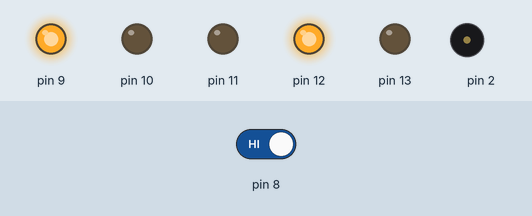
A sketch run on a simulated Arduino Uno, built with avr-gcc and run on an emulated ATmega328P. Shown: output pins drawn as LEDs (lit = HIGH), buzzer (waves = sounding). The inputs (shaded band) are chosen by the test bench; at power-on: pin 8 HIGH.

Above: at 2.8 s.
2.9 s: pin 8 driven LOW
At 4.4 s:
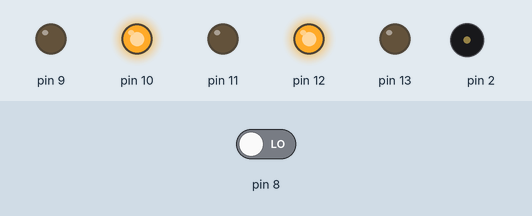
At 5.8 s:
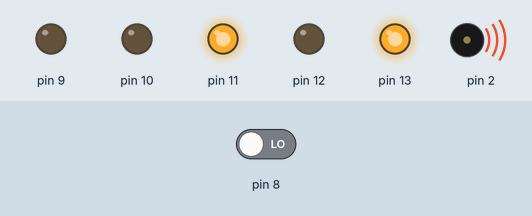
Timing chart, 0 to 7.3 s (numbered marks = the images above; inputs shaded):
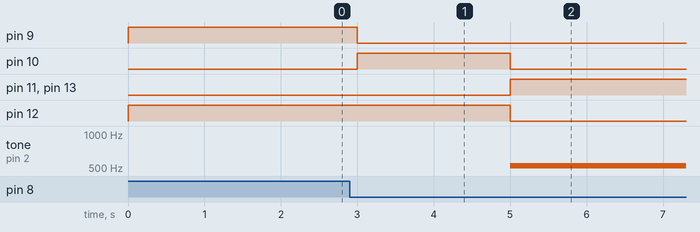

The sketch:

semaforo.ino
```cpp
// C++ code
//
int tempo = 0;

void setup()
{
  pinMode(8, INPUT);
  pinMode(9, OUTPUT);
  pinMode(10, OUTPUT);
  pinMode(11, OUTPUT);
  pinMode(12, OUTPUT);
  pinMode(13, OUTPUT);
  pinMode(2, OUTPUT);

  // O ciclo começa com o tempo sendo 0
  tempo = 0;
}

void loop()
{
  if (digitalRead(8) == LOW && tempo < 13) {
    tempo = 13;
    // antecipa o ciclo para permitir travessia
  }
  if (tempo < 13) {
    digitalWrite(9, HIGH);
    digitalWrite(10, LOW);
    digitalWrite(11, LOW);
    digitalWrite(12, HIGH);
    digitalWrite(13, LOW);
    noTone(2);
  }
  if (tempo >= 13 && tempo < 15) {
    digitalWrite(9, LOW);
    digitalWrite(10, HIGH);
    digitalWrite(11, LOW);
    digitalWrite(12, HIGH);
    digitalWrite(13, LOW);
    noTone(2);
    // transição veículos de VERDE para AMARELO
  }
  if (tempo >= 15 && tempo < 23) {
    digitalWrite(9, LOW);
    digitalWrite(10, LOW);
    digitalWrite(11, HIGH);
    digitalWrite(12, LOW);
    digitalWrite(13, HIGH);
    tone(2, 523, 1000); // play tone 60 (C5 = 523 Hz)
    // veículos param e pedestres podem atravessar
  }
  // Isso aqui reinicia o ciclo, não continua
  // contando
  if (tempo >= 23) {
    tempo = 0;
  }
  // Transforma "tempo" em contador
  delay(1000); // Wait for 1000 millisecond(s)
  tempo += 1;
}
```

Measured:
- after the input at 2.9 s, pin 9: HIGH → LOW after 0.10 s; pin 10: LOW → HIGH after 0.10 s, → LOW 2.0 s later; pin 11, pin 13: LOW → HIGH after 2.1 s; pin 12: HIGH → LOW after 2.1 s; tone on pin 2: silent → 523 Hz after 2.1 s
